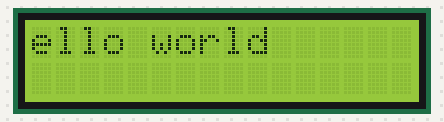
Bench run of a sketch on a simulated Arduino Uno, built with avr-gcc and run on an emulated ATmega328P. On the bench: 16×2 character LCD.

Above: at 1.13 s.
At 1.88 s:
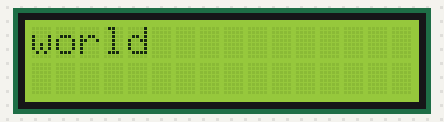
At 2.6 s:
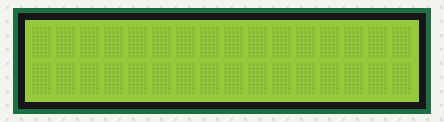
At 4.29 s:
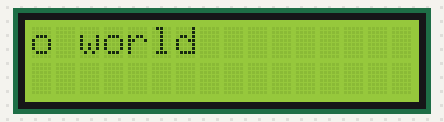
At 6.09 s:
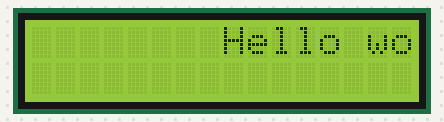
At 9.7 s:
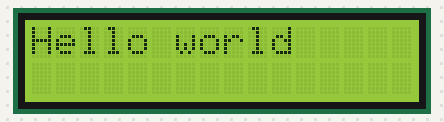

The sketch:

SCROLL.ino
```cpp
#include<LiquidCrystal.h>

  const int rs = 12, en = 11, d4 = 5, d5 = 4, d6 = 3, d7 = 2;
  LiquidCrystal lcd(rs, en, d4, d5, d6, d7);
  void setup() {
  lcd.begin(16,2);
  lcd.print("Hello world");
  delay(1000);
}

void loop() {
  for(int positionCounter = 0; positionCounter <13; positionCounter++){
  lcd.scrollDisplayLeft();
  delay(150);
  }
  for(int positionCounter = 0; positionCounter < 29; positionCounter++){
  lcd.scrollDisplayRight();
  delay(150);
  }
  for(int positionCounter = 0; positionCounter < 16; positionCounter++){
  lcd.scrollDisplayLeft();
  delay(150);
  }
  delay(1000);
}
```

Measured:
- by itself, everything shown: repeats every 9.7 s, in 54 steps
- what the display in image 2 shows lasts 0.7 s, from 2.6 s to 3.3 s
- what the display in image 5 shows lasts 1.2 s, from 9.6 s to 10.8 s
